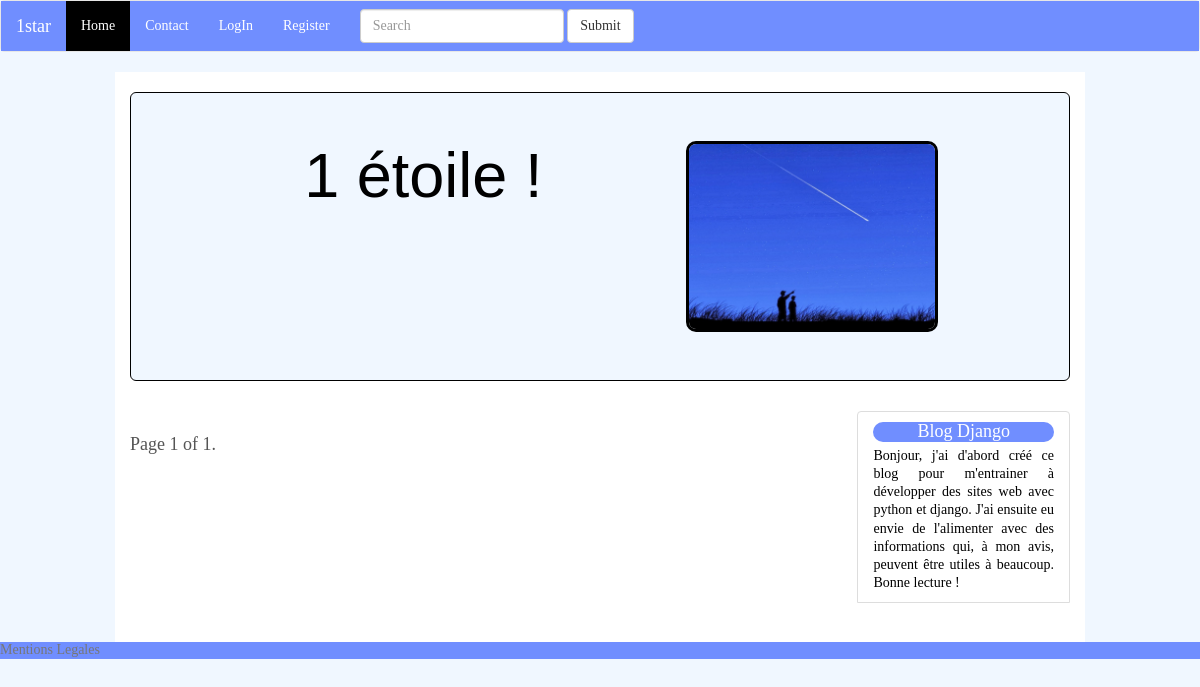
The app's page /, older data.
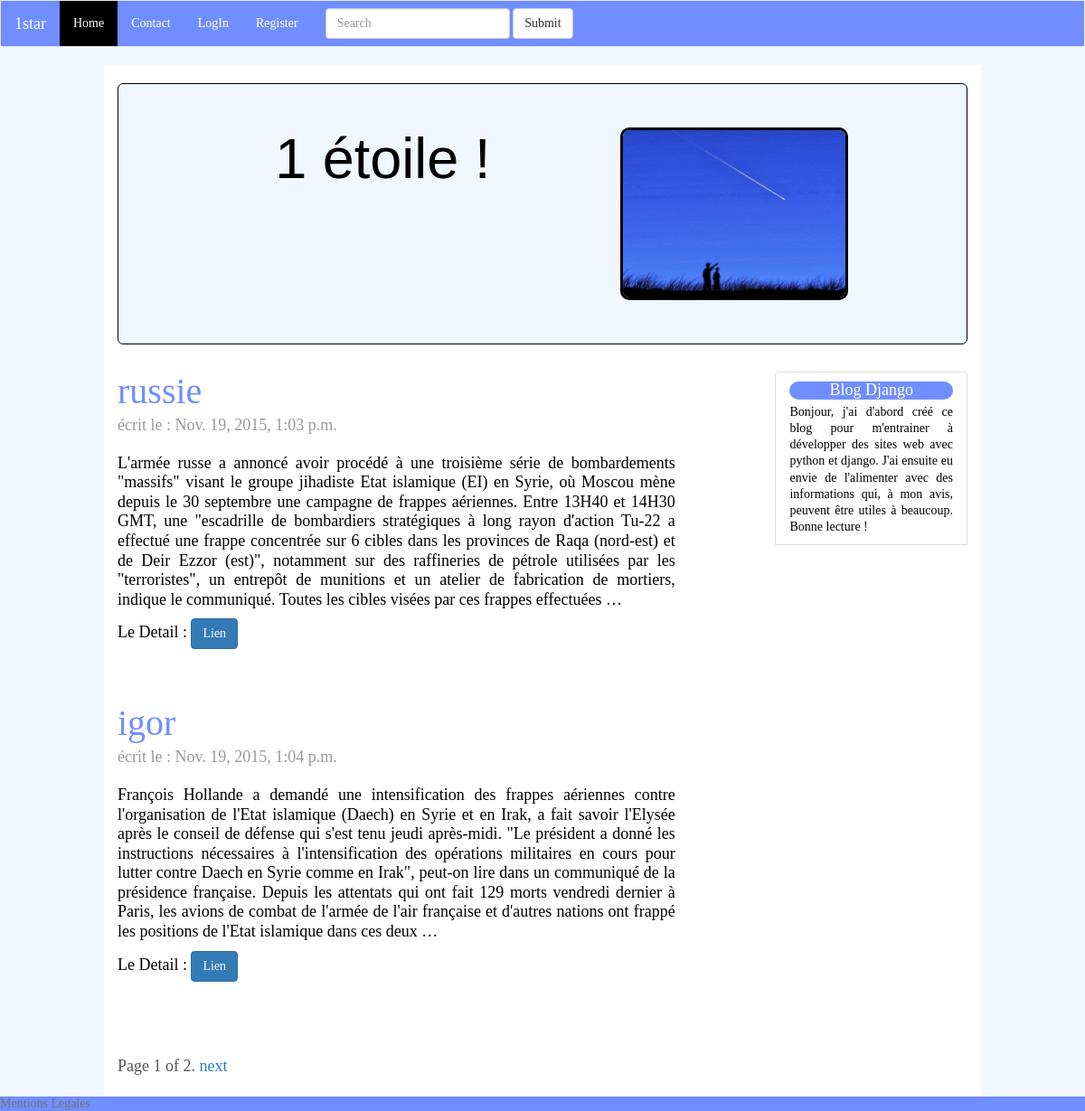
The same page, newer data.
### blogdef/models.py (models this page shows, shortened)
class Parution(models.Model):
	titre = models.CharField(max_length=255,default="sans titre")
	auteur = models.CharField(max_length=100)
	contenu = models.TextField(default="blabla")
	classement = models.ForeignKey(TypeParution)
	date = models.DateTimeField(auto_now_add=True,auto_now=False,verbose_name="Date de parution")

### blogdef/views.py (the view)
# urls.py: url(r'^$','blogdef.views.publication_list',name="test"),#menu
def publication_list(request):
	mesArticles = Parution.objects.all()
	paginator = Paginator(mesArticles,2)
	page = request.GET.get('page')
	print(paginator.num_pages)
	try:
		articles = paginator.page(page)
	except PageNotAnInteger :
		articles = paginator.page(1)
	except EmptyPage:
		articles = paginator.page(paginator.num_pages)
	context = {
		"articles" : articles,
	}
	return render(request,"blogdef/parution_list.html",context)

### blogdef/templates/blogdef/parution_list.html (shortened to what this page needs)
{% extends "base.html" %}
{% block content %}
{% if articles|length > 0 %}
	{% for article in articles %}
					<div class="blog-post">
						<h2 class="blog-post-title">{{ article.titre }}</h2>
						<p class="blog-post-meta">écrit le : {{ article.date }}</p>
						<p style="background-color: white;">
            {%  autoescape off %}
            {{ article.contenu | truncatewords_html:100 }}
            {% endautoescape %}
            </p>
						<p>Le Detail :
            <a class="liens" href="{% url 'parution-detail' pk=article.pk %}">
            <button type="button" class="btn btn-primary">
            Lien
            </button>
            </a>
            </p>
					</div>
	{% endfor %}
{% endif %}
{% endblock %}
{% block suite%}
<div class="pagination">
    <span class="step-links">
        <span class="current">
            Page {{ articles.number }} of {{ articles.paginator.num_pages }}.
        </span>
        {% if articles.has_next %}
            <a href="?page={{ articles.next_page_number }}">next</a>
        {% endif %}
    </span>
</div>
{% endblock %}

### templates/base.html (shortened to what this page needs)
{% load staticfiles %}
<!DOCTYPE html>
<html lang="en">
<head>
  <link href="{% static 'css/bootstrap.css' %}" rel="stylesheet">
  <link rel="stylesheet" href="https://maxcdn.bootstrapcdn.com/font-awesome/4.4.0/css/font-awesome.min.css">
  <link href="{% static 'css/blog.css' %}" rel="stylesheet">
  <link rel="stylesheet" type="text/css" href="">
</head>
  {% block menu %}
    <nav class="navbar navbar-default">
      <div class="container-fluid">
        <div class="navbar-header">
          <a class="navbar-brand" href="#"><div class="liens">1star</div></a>
        </div>
        <div class="collapse navbar-collapse" id="bs-example-navbar-collapse-1">
          <ul class="nav navbar-nav">
          <li class="active"> <a  href="{% url 'test' %}"><div class="liens">Home</div><span class="sr-only">(current)</span></a></li>
          <li><a  href="{% url 'monMessage' %}"><div class="liens">Contact</div></a></li>
          {% if user.is_authenticated %}
          <li><a  href="{% url 'logout' %}"><div class="liens">LogOut</div></a></li>
          {% else %}
          <li><a  href="{% url 'login' %}"><div class="liens">LogIn</div></a></li>
          <li><a  href="{% url 'register' %}"><div class="liens">Register</div></a></li>
          {% endif %}
          </ul>
          <form class="navbar-form navbar-left" method="GET" role="search" action="{% url 'liste' %}">
            <div class="form-group">
              <input type="text" class="form-control" placeholder="Search" name="q"></div>
            <button type="submit" class="btn btn-default">Submit</button>
          </form>
          </div>
      </div>
    </nav>
  {% endblock %}
  <div class="container contenu_central">
    {% block enTete %}
    <br/>
    <div class="jumbotron">
      <div class="row">
        <div class="col-sm-7 col-xs-12">
          <h1>1 étoile !</h1>
        </div>
        <div class="col-sm-4">
          <img class="img-responsive change_img round_image" src="{% static 'img/etoile3.jpeg' %}"/>
        </div>
      </div>
    </div>
    {% endblock %}
    <div class="row">
      <div class="col-sm-8 blog-main">
        {% block content %}
        {% endblock %}
        {% block suite%}
        {% endblock %}
      </div>
      <div class="col-sm-3 col-sm-offset-1 blog-sidebar">
        <div class="list-group">
          <div class="list-group-item">
            <h4 class="list-group-item-heading">Blog Django</h4>
            <p class="list-group-item-text">
              Bonjour, j'ai d'abord créé ce blog pour m'entrainer à développer des sites web avec python et django. J'ai ensuite eu envie de l'alimenter avec des informations qui, à mon avis, peuvent être utiles à beaucoup. Bonne lecture !
            </p>
          </div>
          <br/>
        </div>
      </div>
    </div>
  </div>
  <div class="container-footer">
    <footer class="footer">
      <p class="text-muted">Mentions Legales</p>
    </footer>
  </div>
</body>
</html>

### static_in_project/ourStatic/css/blog.css (style rules this page uses)
.round_image { overflow: hidden; -moz-border-radius: 10px; -webkit-border-radius: 10px; border-radius: 10px; border: 3px solid black; display: inline-block; }
.contenu_central { background-color: white ; }
.jumbotron { background-color: #F0F7FF; border: 1px solid; color: black; font-family: Helvetica, "Times New Roman", Times, serif; }
h1, .h1, h2, .h2, h3, .h3, h4, .h4, h5, .h5, h6, .h6 { margin-top: 0; font-family: Helvetica, "Times New Roman", Times, serif; font-weight: normal; color: #333; }
@media (min-width: 1200px) { .container { width: 970px; } }
.blog-main { font-size: 18px; line-height: 1.5; }
.blog-post { margin-bottom: 60px; }
.blog-post-title { margin-bottom: 5px; font-size: 40px; }
.blog-post-meta { margin-bottom: 20px; color: #999; }
.footer { background-color: #708EFF; }
h1 { text-align: center; }
h2 { font-family: Georgia, "Times New Roman", Times, serif; color: #708EFF; }
p { font-family: Georgia, "Times New Roman", Times, serif; color: black; text-align: justify; line-height: 1.2; }
h4 { font-family: Georgia, "Times New Roman", Times, serif; background-color: #708EFF; font: bold; text-align: center; color: #fff; -webkit-border-radius: 25px; -moz-border-radius: 25px; border-radius: 25px; }
footer p { margin: 0 0 0px; }
.liens, .liens:hover { color: white; }
.container-fluid { background-color: #708EFF; }

Row changes from the older to the newer data that the page shows:
added Parution: titre "russie", date "Nov. 19, 2015, 1:03 p.m.", contenu "L'armée russe a annoncé avoir procédé à une troisième série de bombardements \"massifs\" visant le groupe jihadiste Etat islamique (EI) en Syrie, où Moscou mène depuis le 30 septembre une campagne de frappes aériennes. Entre 13H40 et 14H30 GMT, une \"escadrille de bombardiers stratégiques à long rayon d'action Tu-22 a effectué une frappe concentrée sur 6 cibles dans les provinces de Raqa (nord-est) et de Deir Ezzor (est)\", notamment sur des raffineries de pétrole utilisées par les \"terroristes\", un entrepôt de munitions et un atelier de fabrication de mortiers, indique le communiqué. Toutes les cibles visées par ces frappes effectuées …"
added Parution: titre "igor", date "Nov. 19, 2015, 1:04 p.m.", contenu "François Hollande a demandé une intensification des frappes aériennes contre l'organisation de l'Etat islamique (Daech) en Syrie et en Irak, a fait savoir l'Elysée après le conseil de défense qui s'est tenu jeudi après-midi. \"Le président a donné les instructions nécessaires à l'intensification des opérations militaires en cours pour lutter contre Daech en Syrie comme en Irak\", peut-on lire dans un communiqué de la présidence française. Depuis les attentats qui ont fait 129 morts vendredi dernier à Paris, les avions de combat de l'armée de l'air française et d'autres nations ont frappé les positions de l'Etat islamique dans ces deux …"
Text that changed along with them:
{{ articles.paginator.num_pages }}: "1" → "2"
text now shown: "next"
